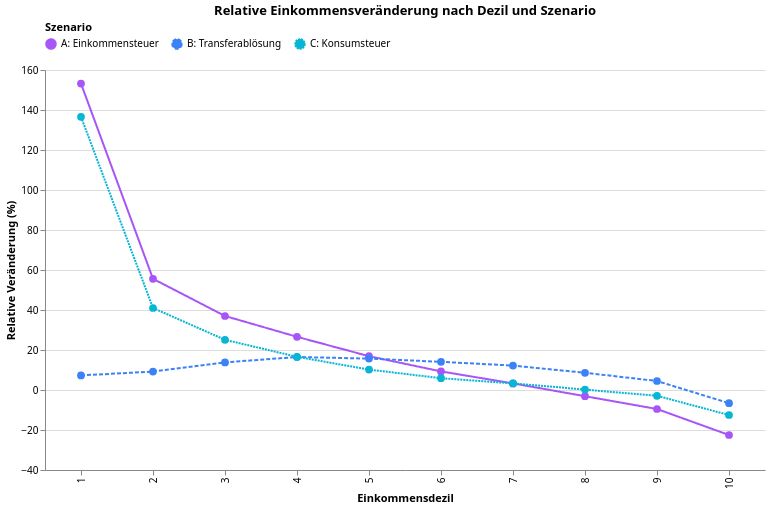

Vega-Lite specification stored for this chart:
### Vega-Lite specification from a JSON file in a GitHub repository (floating-point values rounded to 4 significant figures)
{"$schema": "https://vega.github.io/schema/vega-lite/v5.json", "config": {"font": "Switzer, system-ui, sans-serif", "view": {"stroke": "transparent"}}, "data": {"values": [{"Dezil": 1, "Szenario": "A: Einkommensteuer", "Veränderung %": 153.2}, {"Dezil": 2, "Szenario": "A: Einkommensteuer", "Veränderung %": 55.6}, {"Dezil": 3, "Szenario": "A: Einkommensteuer", "Veränderung %": 37.0}, {"Dezil": 4, "Szenario": "A: Einkommensteuer", "Veränderung %": 26.6}, {"Dezil": 5, "Szenario": "A: Einkommensteuer", "Veränderung %": 16.9}, {"Dezil": 6, "Szenario": "A: Einkommensteuer", "Veränderung %": 9.3}, {"Dezil": 7, "Szenario": "A: Einkommensteuer", "Veränderung %": 3.3}, {"Dezil": 8, "Szenario": "A: Einkommensteuer", "Veränderung %": -3.1}, {"Dezil": 9, "Szenario": "A: Einkommensteuer", "Veränderung %": -9.5}, {"Dezil": 10, "Szenario": "A: Einkommensteuer", "Veränderung %": -22.5}, {"Dezil": 1, "Szenario": "B: Transferablösung", "Veränderung %": 7.3}, {"Dezil": 2, "Szenario": "B: Transferablösung", "Veränderung %": 9.2}, {"Dezil": 3, "Szenario": "B: Transferablösung", "Veränderung %": 13.8}, {"Dezil": 4, "Szenario": "B: Transferablösung", "Veränderung %": 16.5}, {"Dezil": 5, "Szenario": "B: Transferablösung", "Veränderung %": 15.7}, {"Dezil": 6, "Szenario": "B: Transferablösung", "Veränderung %": 14.1}, {"Dezil": 7, "Szenario": "B: Transferablösung", "Veränderung %": 12.2}, {"Dezil": 8, "Szenario": "B: Transferablösung", "Veränderung %": 8.6}, {"Dezil": 9, "Szenario": "B: Transferablösung", "Veränderung %": 4.5}, {"Dezil": 10, "Szenario": "B: Transferablösung", "Veränderung %": -6.6}, {"Dezil": 1, "Szenario": "C: Konsumsteuer", "Veränderung %": 136.6}, {"Dezil": 2, "Szenario": "C: Konsumsteuer", "Veränderung %": 41.0}, {"Dezil": 3, "Szenario": "C: Konsumsteuer", "Veränderung %": 25.1}, {"Dezil": 4, "Szenario": "C: Konsumsteuer", "Veränderung %": 16.6}, {"Dezil": 5, "Szenario": "C: Konsumsteuer", "Veränderung %": 10.2}, {"Dezil": 6, "Szenario": "C: Konsumsteuer", "Veränderung %": 5.9}, {"Dezil": 7, "Szenario": "C: Konsumsteuer", "Veränderung %": 3.3}, {"Dezil": 8, "Szenario": "C: Konsumsteuer", "Veränderung %": 0.2}, {"Dezil": 9, "Szenario": "C: Konsumsteuer", "Veränderung %": -2.9}, {"Dezil": 10, "Szenario": "C: Konsumsteuer", "Veränderung %": -12.5}]}, "encoding": {"color": {"field": "Szenario", "legend": {"orient": "top"}, "scale": {"range": ["#a855f7", "#3b82f6", "#06b6d4"]}, "type": "nominal"}, "strokeDash": {"field": "Szenario", "legend": null, "type": "nominal"}, "x": {"field": "Dezil", "title": "Einkommensdezil", "type": "ordinal"}, "y": {"field": "Veränderung %", "title": "Relative Veränderung (%)", "type": "quantitative"}}, "height": 400, "mark": {"point": {"size": 60}, "strokeWidth": 2, "type": "line"}, "title": "Relative Einkommensveränderung nach Dezil und Szenario", "width": 720}
